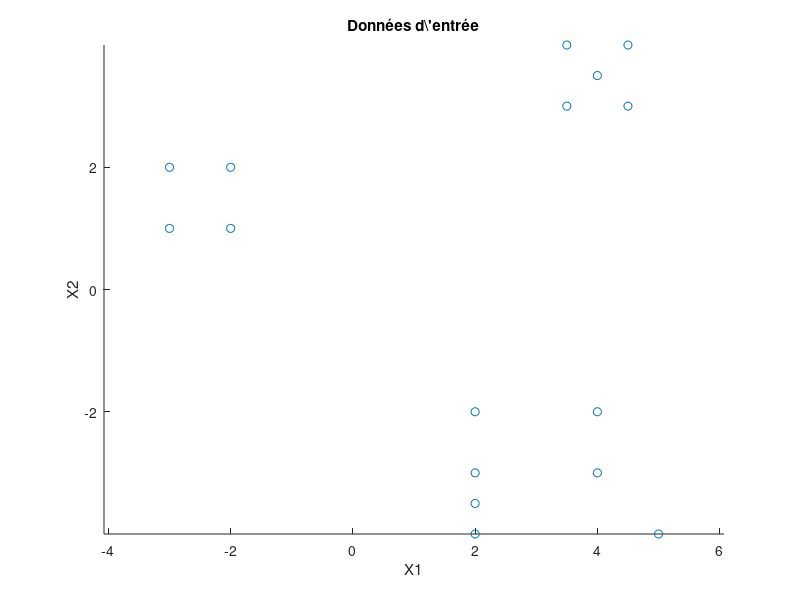

Reproduce this figure in MATLAB. (Note: this script raises an error after producing the figure.)
%% Lab 3 SOM - Réseau SOM de Kohonen
clear; close all; clc;
%% Carte Linéaire

% Manipulation des données
S = load('samples1.mat');   % charge la structure
data = S.data;              % extrait la matrice 16×2


% Visualisation des données
figure;
scatter(data(:,1), data(:,2))
title('Données d\''entrée')
xlabel('X1')
ylabel('X2')
axis equal

% Taille du réseau
mapsize = [1 3];
alpha=geometric(1,.9,100); % taux d'apprentissage
%% Visualisation de l'évolution des poids
[c,p]=som(data,mapsize,'alpha',alpha,'protomap',1);

%%  Visualisation des prototypes

n = size(data,1);   % 16
m = size(p,1);      % 3 prototypes

% Couleur des données (rouge)
dataColor = repmat([1 0 0], n, 1);

% Couleur des prototypes (vert ou autre)
protoColor = repmat([0 1 0], m, 1);

% Matrice de couleurs complète
co = [dataColor ; protoColor];

scatter([data(:,1);p(:,1)], [data(:,2);p(:,2)], 50, co);
title('Données et prototypes')
xlabel('X1')
ylabel('X2')
axis equal

%%
for classe = 1:3
    fprintf("Classe %d :\n", classe);

    % Trouver les individus appartenant à cette classe
    index = find(c == classe);
    fprintf("Indices des individus : ");
    disp(index');

    % Calcul du centre de gravité des individus de la classe
    centroid = mean(data(index, :), 1);
    fprintf("Centre de gravité : [%f, %f]\n", centroid(1), centroid(2));

    % Prototype associé
    prototype = p(classe, :);
    fprintf("Prototype du SOM : [%f, %f]\n\n", prototype(1), prototype(2));
end

%% Conclusion (Question 4)
% En comparant les centres de gravité des classes avec les prototypes du SOM,
% on remarque qu'ils sont assez proches pour chaque classe. Cela montre que
% le réseau SOM a bien appris à représenter les groupes de données : chaque
% neurone correspond à un ensemble cohérent de points.
%
% Les prototypes ne coïncident pas exactement avec les centroïdes, ce qui est
% normal. Le SOM cherche aussi à préserver la topologie, c’est-à-dire à garder
% un certain ordre entre les neurones sur la carte linéaire. À cause de cette
% contrainte, les prototypes peuvent être légèrement déplacés par rapport aux
% centres de gravité exacts.
%
% En résumé :
% - Les prototypes représentent bien les classes apprises.
% - Les petites différences avec les centroïdes viennent de la préservation
%   de l’ordre/topologie imposée par la carte SOM.


%% La réduction de dimension

% Charger les données
S = load("persons.mat");
persons = S.persons;  % Matrice 6x3 du TP

% Visualisation simple (projeter les 2 premières dimensions)
figure;
scatter(persons(:,1), persons(:,2))
title('Données d''entrée (persons)')
xlabel('X1')
ylabel('X2')
axis equal

alpha = geometric(1, .9, 100); % taux d'apprentissage

% Taille du réseau
mapsize = [1 8];
[c, p, pMap] = som(persons, mapsize, 'alpha', alpha);

%% Position des individus sur la carte SOM

disp("Positions des individus sur la carte 1D :");

for i = 1:size(persons,1)
    classe = c(i);          % classe de l'individu i
    pos = pMap(classe, :);  % position (x,y) du prototype correspondant
    
    fprintf("Individu %d -> classe %d -> position [%d, %d]\n", ...
            i, classe, pos(1), pos(2));
end

%% Conclusion sur la réduction de dimension
% La carte SOM 1D projette les individus dans un ordre cohérent avec leurs
% caractéristiques (âge, poids, occupation). Les individus jeunes apparaissent
% à gauche de la carte, tandis que les individus plus âgés sont projetés vers
% la droite.
%
% Les individus 3 et 4 sont regroupés dans la même classe, ce qui est logique
% puisqu’ils ont des valeurs très proches. De même, les individus 5 et 6
% apparaissent dans des classes voisines, représentant les personnes plus âgées.
%
% Le SOM parvient donc à réduire la dimension tout en préservant les relations
% de voisinage entre les individus.


%% LA PRÉSERVATION TOPOLOGIQUE

% Charger les données
S = load('qdist.mat');
qdist = S.qdist;  

villes = ["Montréal", "Québec", "Trois-Rivières","Chicoutimi", "Sherbrooke", "Rouyn"];


mapsize = [3 3];
alpha = geometric(1, .99, 50); % taux d'apprentissage
[c, p, pMap] = som(qdist, mapsize, 'alpha', alpha);

fprintf("\nPositions des villes sur la carte 3x3 :\n");

for i = 1:6
    classe = c(i);
    pos = pMap(classe, :);   % coordonnée (x,y)
    fprintf("%s -> classe %d -> position (%d, %d)\n", villes(i), classe, pos(1), pos(2));
end

figure; hold on;
for i = 1:6
    classe = c(i);
    pos = pMap(classe,:);
    text(pos(2), pos(1), villes(i), ...
        'HorizontalAlignment','center',...
        'VerticalAlignment','middle',...
        'FontSize',12)
end

xlim([0 4]); ylim([0 4]);
set(gca,'YDir','reverse')
grid on;
title("Carte SOM des villes")

% Le SOM 3x3 organise les villes selon leurs proximités dans la matrice qdist.
% On observe que la carte de Kohonen reproduit bien les relations géographiques :
%
% - Québec, Chicoutimi et Sherbrooke apparaissent alignées sur la première rangée,
%   ce qui reflète leur proximité relative dans l’est et le sud du Québec.
%
% - Trois-Rivières et Montréal se retrouvent dans la même colonne, ce qui est
%   cohérent avec leur position réelle le long du fleuve Saint-Laurent.
%
% - Rouyn est isolée dans un coin de la carte, ce qui correspond à son éloignement
%   géographique des autres villes.
%
% Bien que la carte SOM inverse certaines directions (haut/bas, gauche/droite),
% elle réussit à préserver la topologie générale et les relations de voisinage.
% Le réseau fournit donc une représentation fidèle et utile de la géographie
% du Québec à partir uniquement des distances inter-villes.

%% Calcul des distances entre prototypes
D = squareform(pdist(qdist, "euclidean"));

disp("Distances euclidiennes entre les villes :");
disp(D);
%%

villes = ["Montréal","Québec","Trois-Rivières","Chicoutimi","Sherbrooke","Rouyn"];

% Paires à afficher
pairs = [1 3;   % Mtl – TR
         2 4;   % Qc – Chicoutimi
         1 6];  % Mtl – Rouyn

figure; hold on;
grid on;
axis([0 4 0 4]);
set(gca,'YDir','reverse');
title("Carte SOM avec distances euclidiennes");

for i = 1:6
    pos = pMap(c(i),:);
    text(pos(2), pos(1), villes(i), ...
        "HorizontalAlignment","center","FontSize",12);
end

for k = 1:size(pairs,1)
    i = pairs(k,1);
    j = pairs(k,2);
    pos1 = pMap(c(i),:);
    pos2 = pMap(c(j),:);

    mid = (pos1 + pos2)/2;

    plot([pos1(2) pos2(2)], [pos1(1) pos2(1)], "r-", "LineWidth",2);
    text(mid(2), mid(1), sprintf("%.1f", D(i,j)), "Color","red");
end

% Conclusion :
% La carte SOM organise les villes en fonction de la similarité entre leurs
% profils de distances, et non selon la géographie réelle. Les petites
% distances euclidiennes (ex. Québec–Chicoutimi, Québec–Sherbrooke) se
% retrouvent sur des neurones proches du SOM. Les grandes distances
% euclidiennes (ex. Rouyn avec toutes les autres villes) placent Rouyn
% dans un coin éloigné du SOM.
%
% La carte SOM parvient donc à reproduire des relations de voisinage
% basées sur les similarités dans la matrice qdist.


%%  Le principe de voisinage
%% Manip 1

figure;
r = -3:0.1:3;           
plot(r, exp(-r.^2), 'LineWidth', 2)
title('Pondération radiale : exp(-r^2)')
xlabel('Distance au neurone gagnant (r)')
ylabel('Pondération exp(-r^2)')
grid on

%%

data = load('samples1.mat') ;
data = data.data ;

alpha = geometric (1, .9, 500) ;
mapsize = [1 10] ;
[c, p, pMap, rMap] = som(data, mapsize, 'alpha' , alpha) ;

figure;
plot(1:10, rMap{1}, 'LineWidth', 2)
title('Réponse du réseau pour l''individu 1')
xlabel('Neurone de la carte (1 à 10)')
ylabel('Distance au prototype')
grid on
%% Affichage du neurone gagnant
[~, gagnant] = min(rMap{1})
fprintf('Le neurone gagnant pour l''individu 1 est le neurone %d\n', gagnant);

classe = c(1)
pMap(classe,:)
fprintf('Le prototype associé au neurone gagnant est [%f, %f]\n', pMap(classe,1), pMap(classe,2));

% Le neurone gagnant est celui où la réponse (distance au prototype) est
% la plus petite. Ici, le minimum est au neurone 1.

% La courbe semble inversée parce que rMap contient des DISTANCES :
% - un neurone proche du vecteur d'entrée → petite distance → valeur basse
% - donc le neurone gagnant apparaît comme un creux, pas un pic.

%% Q4

[c, p, pMap, rMap] = som(data, mapsize, 'alpha' , alpha, 'datamap', 1) ;

% La fenêtre "datamap" montre la réponse du SOM pour chaque individu.
% Chaque petite figure correspond à un individu, et les couleurs indiquent
% la distance entre l’individu et chaque neurone de la carte.
% - Bleu = petite distance donc c'est le neurone gagnant
% - Rouge/jaune = grande distance donc c'est un neurone moins adapté
% Cela permet de voir directement quel neurone gagne pour chaque vecteur,
% ce qui confirme les classes dans c et les positions dans pMap.


%% Le rayon d'apprentissage

% Chargement des données animals.mat
S = load('animals.mat');
animals = S.animals;  

% Visualisation de la matrice animals
figure;
imagesc(animals);
colormap(gray);
colorbar;
title('Matrice des caractéristiques des animaux');
xlabel('Caractéristiques');
ylabel('Animaux');

%%
% Noms des animaux pour les étiquettes oie cheval chien canard poule lion vache colombe tigre renard zebre hibou loup aigle chat epervier
names = {'Oie', 'Cheval', 'Chien', 'Canard', 'Poule', 'Lion', 'Vache', 'Colombe', 'Tigre', 'Renard', 'Zebre', 'Hibou', 'Loup', 'Aigle', 'Chat', 'Epervier'};
mapsize = [10 10];
alpha = geometric(1, .9, 500);
som(animals, mapsize, 'alpha', alpha, 'datamap', 1, 'datatags', names);

% 1) Où sont projetés les oiseaux ?
% Les oiseaux (Oie, Canard, Poule, Colombe, Hibou, Aigle, Épervier) apparaissent tous regroupés dans la zone en haut à droite et en bas à gauche de la carte SOM.
% Cette région contient surtout des couleurs froides pour les oiseaux, ce qui indique qu'ils activent les mêmes neurones du SOM.

% 2) Y a-t-il d'autres animaux projetés dans ces zones ?
% Non, les autres animaux sont projetés dans des zones distinctes de la carte, loin des oiseaux.

% 3) Y a-t-il des sous-groupes parmi les oiseaux ?
% Oui, on peut distinguer deux sous-groupes :
% - Les oiseaux de basse-cour (Oie, Canard, Poule, Colombe) sont projetés en haut à droite,
% - Les oiseaux de proie (Aigle, Hibou, Épervier) apparaissent en bas à gauche.
% Cela reflète leurs différences biologiques et comportementales.

% 4) Division de la carte en régions principales
% En divisant la carte en 4 grandes zones, on observe une organisation
% logique des animaux :

% - Région 1 (haut droite) : Oiseaux de basse-cour : Oie, Canard, Poule, Colombe
%
% - Région 2 (bas gauche) : Oiseaux de proie : Aigle, Hibou, Épervier
%
% - Région 3 (haut gauche) : Herbivores à quatre pattes : Cheval, Vache, Zèbre
%
% - Région 4 (centre et bas centre) : Carnivores : Lion, Tigre, Loup, Renard, Chien, Chat

% Cette répartition n’est pas aléatoire : le SOM regroupe les animaux
% selon leurs caractéristiques communes (morphologie, régime, comportement).
% On observe clairement des familles cohérentes : oiseaux ensemble,
% carnivores ensemble, herbivores ensemble, etc.

%% Autre manip : radius apprentissage nul

clear; clc;

% Charger données animals
load animals.mat   % contient 'animals' et 'names'

% Paramètres
alpha = geometric(1, .9, 500);   % taux d'apprentissage
radius = zeros(1,500);           % rayon nul à chaque époque
mapsize = [10 10];

% SOM avec rayon nul

[c, p, pMap, rMap] = som(animals, mapsize, 'alpha', alpha, 'radius', radius,'datamap', 1,'datatags', names);

% Analyse des résultats
% Avec un rayon d'apprentissage nul, chaque neurone n'influence que lui-même, la carte n’apprend plus de structure.
% Les neurones voisins ne sont jamais ajustés, donc les familles d’animaux ne se regroupent plus clairement et la carte devient désorganisée.

% Nouvelle figure pour comparaison
set(gcf, 'HandleVisibility', 'off');

som(animals, mapsize, 'alpha', alpha, 'radius', radius, 'datamap', 1, 'datatags', names);


% Avec un rayon nul, la carte SOM perd sa capacité à organiser les données.
% Les animaux ne sont plus projetés aux mêmes endroits, les regroupements naturels disparaissent et la carte n’est plus informative.
%  Cela montre que le voisinage est essentiel pour obtenir une carte SOM stable et cohérente.


%% La fonction d'apprentissage

% Manipulations
clear; clc;

% Charger données animals
S = load('animals.mat');
animals = S.animals;
names = {'Oie', 'Cheval', 'Chien', 'Canard', 'Poule', 'Lion', 'Vache', 'Colombe', 'Tigre', 'Renard', 'Zebre', 'Hibou', 'Loup', 'Aigle', 'Chat', 'Epervier'};


mapsize = [10 10];
som(animals, mapsize, 'epochs', 500, 'datamap', 1, 'datatags', names);

% Analyse 
% La carte SOM obtenue sans alpha est moins lissée et moins organisée que celle obtenue avec un alpha géométrique.
% Les regroupements d’animaux sont plus flous et moins stables, donc l’apprentissage linéaire est moins efficace pour structurer la carte.
% Avec l’apprentissage géométrique, la topologie est mieux respectée et les familles d’animaux sont mieux séparées.

%% Visualisation de l'alpha
figure;
alpha = geometric(1, .9, 500);
plot (1:length(alpha), alpha)
title('Taux d''apprentissage décroissant (géométrique)')
xlabel('Époque')
ylabel('Taux d''apprentissage \alpha')
grid on 

%% Reconnaissance de formes avec le SOM
clear all; clc;%% 1. Charger les données digits.mat
load digits.mat

% Visualisation des d0 à d9
figure;
for i = 0:9
    subplot(2,5,i+1);
    img = reshape(eval(['d' num2str(i) '(1,:)']), 10, 10);
    imshow(img', []);   % le transpose() pour remettre l'image dans le bon sens
    title(['Chiffre ' num2str(i)]);
end
dig = [d0 ; d1 ; d2 ; d3 ; d4 ; d5 ; d6 ; d7 ; d8 ; d9];
%%
% 2. Paramètre d’apprentissage
alpha = geometric(1, .9, 1000);

%% 3. SOM avec carte 3x3 avec d1 à d9

[c3, p3] = som(dig, [3 3], 'alpha', alpha, 'datamap', 1);
%La carte 3x3 contient seulement 9 neurones, ce qui est insuffisant pour représenter les 100 images de chiffres.
% Plusieurs chiffres sont donc projetés sur les mêmes neurones.
% Les distances affichées sur les heatmaps sont très similaires d’un neurone à l’autre. Aucun clustering clair n’apparaît et la topologie n’est pas respectée.
% La carte est trop compressée car elle ne parvient pas à séparer les classes ni à capturer les différences visuelles entre les chiffres.
%
% Ainsi, le SOM 3x3 donne une représentation inutilisable.


%% SOM avec carte 5x5 avec d1 à d9
[c5, p5] = som(dig, [5 5], 'alpha', alpha, 'datamap', 1);

% Avec une carte 5x5, certains chiffres proches visuellement (ex : 1 et 7) se retrouvent projetés vers des zones similaires.
% Les heatmaps montrent un début de structuration et la topologie est partiellement respectée. 
% Les regroupements sont visibles mais encore imparfaits, et plusieurs classes se superposent.
%
% Ainsi, le SOM 5x5 commence à organiser les données et affiche une structure
% globale, mais reste insuffisant pour une classification fine.

%% SOM avec carte 10x10 avec d1 à d9
[c10, p10] = som(dig, [10 10], 'alpha', alpha, 'datamap', 1);

% La carte 10x10 dispose d’un neurone pour chaque image, ce qui permet aux prototypes d’être beaucoup plus précis et représentatifs.
% Les chiffres similaires (ex : 0, 6, 8) apparaissent dans des régions voisines, tandis que les chiffres différents (ex : 1 vs 9) sont bien séparés.
% Les heatmaps montrent des neurones gagnants bien distribués. Chaque chiffre active des zones spécifiques, ce qui indique une bonne
% organisation et une classification cohérente.
%
% Ainsi, le SOM 10x10 est le plus performant car il capture la structure des
% données et sépare efficacement les classes.


